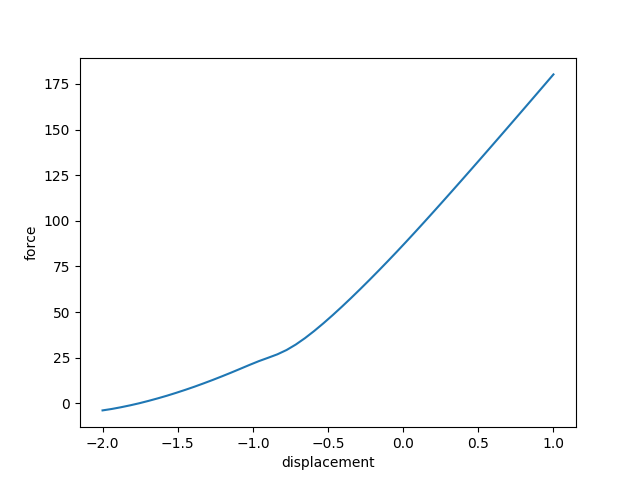

Here is the Python script that generated this plot:
try:
    import unittest
    import numpy as np
    import time
    import math
    from PyCo.ContactMechanics import HardWall
    from PyCo.SolidMechanics import PeriodicFFTElasticHalfSpace
    from PyCo.SolidMechanics import FreeFFTElasticHalfSpace
    from PyCo.Topography import Sphere
    from PyCo.System import SystemFactory
    #from PyCo.Tools.Logger import screen
    from PyCo.ReferenceSolutions.Hertz import (radius_and_pressure,
                                               surface_displacements,
                                               surface_stress)
    from FFTEngine import PFFTEngine
    from PyLBFGS.MPI_LBFGS_Matrix_H import LBFGS
    from PyLBFGS.Tools.ParallelNumpy import ParallelNumpy  # TODO: This should be explicitly from PyLBFGS
    from mpi4py import MPI
    from PyCo.ContactMechanics import VDW82smoothMin, VDW82
    from PyCo.System import SmoothContactSystem
    from PyCo.Tools.NetCDF import NetCDFContainer

except ImportError as err:
    import sys
    print(err)
    sys.exit(-1)


def test_smoothsphere():
    comm = MPI.COMM_WORLD

    n=4
    surf_res = (n,n)
    surf_size = (n,n)

    z0 = 1
    Es = 1

    R = 100
    w = 0.0001*z0 * Es

    fftengine = PFFTEngine((2*n, 2*n), comm=comm)
    pnp =ParallelNumpy(comm=comm)
    inter = VDW82smoothMin(w * z0 ** 8 / 3, 16 * np.pi * w * z0 ** 2, gamma=w, pnp = pnp)

    # Parallel Topography Patch

    substrate = FreeFFTElasticHalfSpace(surf_res, young=Es, size=surf_size, fftengine=fftengine, pnp=pnp)
    print(substrate._comp_resolution)
    print(fftengine.domain_resolution)


    class Parallel_Topography(): # Just some Temp implementation of the interface
        def __init__(self,surface,fftengine):
            self.surface = surface
            self.subdomain_resolution = fftengine.subdomain_resolution # TODO: FreeElastHS: sometimes the subdomain is empty, comp_slice ?
            self.subdomain_slice = fftengine.subdomain_slice

            self.domain_resolution = fftengine.domain_resolution
            self.resolution = self.surface.resolution

        def array(self,*args,**kwargs):
            return self.surface.array()[self.subdomain_slice]


    surface = Sphere(radius = R, resolution = surf_res ,size =surf_size)
    psurface = Parallel_Topography(surface, fftengine)

    system = SmoothContactSystem(substrate, inter, psurface)

    offsets = np.linspace(-2,1,50)

    force = np.zeros_like(offsets)

    nsteps = len(offsets)


    for i in range(nsteps):

        disp0 = np.zeros(substrate.subdomain_resolution)
        disp0 = system.shape_minimisation_input(disp0)

        result = LBFGS(system.objective(offsets[i],gradient=True),disp0,jac = True,pnp = pnp)

        #result = system.minimize_proxy(offsets[i], disp0=None,method = LBFGS,options=dict(gtol = 1e-3, maxiter =100,maxls=10))


        assert result.success

        force[i] = system.compute_normal_force()
        print("step {}".format(i))

    toPlot = comm.Get_rank() == 0 and True

    if toPlot:
        import matplotlib
        matplotlib.use("Agg")
        import matplotlib.pyplot as plt
        fig, ax  = plt.subplots()
        ax.set_xlabel("displacement")
        ax.set_ylabel("force")

        ax.plot(offsets, force)
        #plt.show(block=True)
        fig.savefig("MPI_Smoothcontact_tests.png")

if __name__ == "__main__":
    test_smoothsphere()